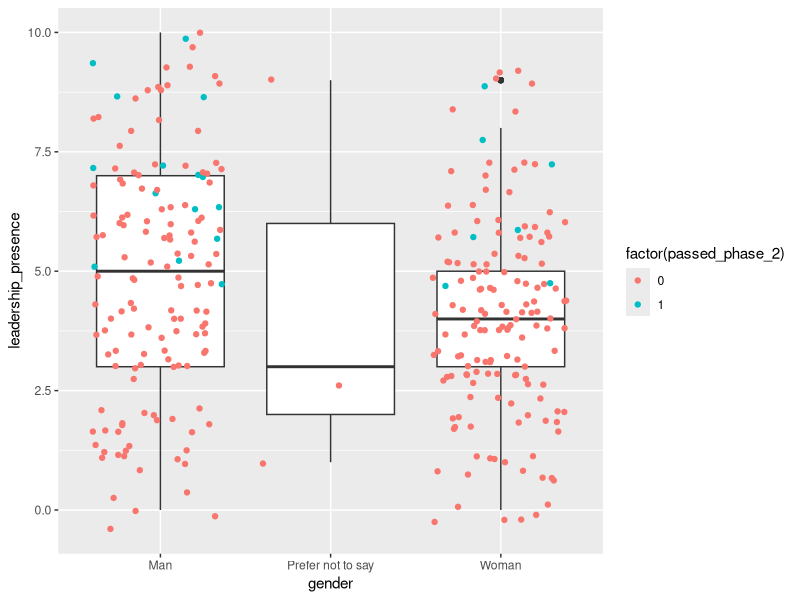

Write the R code that produced this figure.
## ---- chunk 1
library(tidyverse)
library(ggplot2)
## ---- chunk 2
# Load in data
phase1 = read_csv("2022-phase1-new-grad-applicants.csv", show_col_types = FALSE)
phase2 = read_csv("2022-phase2-new-grad-applicants.csv", show_col_types = FALSE)
phase3 = read_csv("2022-phase3-new-grad-applicants.csv", show_col_types = FALSE)
phase_final = read_csv("2022-final-hires-newgrad.csv")

# Convert phase3 df to tidy data
phase3 = as.data.frame(t(phase3)[-1,])
phase3$applicant_id = as.numeric(rownames(phase3))
phase3 = rename(phase3, interviewer_1 = V1)
phase3 = rename(phase3, interviewer_2 = V2)

# Create columns for if they passed the previous phase, assign 1s for yes's
phase2$passed_phase_1 = 1
phase3$passed_phase_2 = 1
phase_final$passed_phase_3 = 1

# Join all together
all_phases = phase1 %>% left_join(phase2) %>% left_join(phase3) %>% left_join(phase_final)

# Replace NAs in the passed phase columns with 0's (leave others as is)
all_phases$passed_phase_1[is.na(all_phases$passed_phase_1)] <- 0
all_phases$passed_phase_2[is.na(all_phases$passed_phase_2)] <- 0
all_phases$passed_phase_3[is.na(all_phases$passed_phase_3)] <- 0 

# I chose to leave these indicators as binary, to make calculations easier later on

# View
knitr::kable(head(all_phases, 10))
## ---- chunk 3
# Test the proportion of applicants that passed phase 1, 2, and 3 for each team
team_proportions = as.data.frame(t(group_by(all_phases, team_applied_for) %>% summarise(mean(passed_phase_1), mean(passed_phase_2), mean(passed_phase_3)))[-1,])
# Rename columns
team_proportions = rename(team_proportions, data_team = V1)
team_proportions = rename(team_proportions, software_team = V2)

team_proportions$ratio_datatosoftware = as.numeric(team_proportions$data_team) / as.numeric(team_proportions$software_team)
## ---- chunk 4
# Find how many applicants for each team
num_data_ap = sum(all_phases$team_applied_for=="Data")
num_software_ap = sum(all_phases$team_applied_for=="Software")

## ---- chunk 5
# Test leadership skills based on GPA and gender
skills_fit = lm(leadership_presence ~ gpa+gender, data=all_phases)
anova(skills_fit)

## ---- chunk 6
summary(skills_fit)
## ---- chunk 7
ggplot(all_phases, aes(x=gender, y=leadership_presence), col=factor(passed_phase_2)) + geom_boxplot() + geom_jitter(aes(col=factor(passed_phase_2)))
## ---- chunk 8
pr = group_by(all_phases, gender) %>% summarise(sum(passed_phase_1), sum(passed_phase_2))
knitr::kable(pr)
